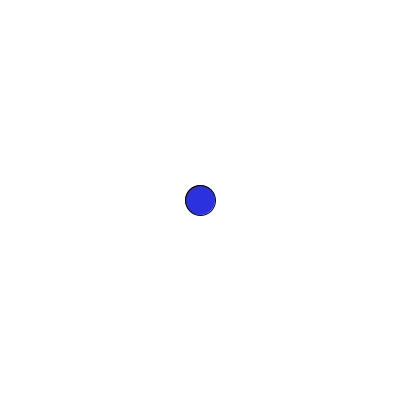
Frame 1 (no input)
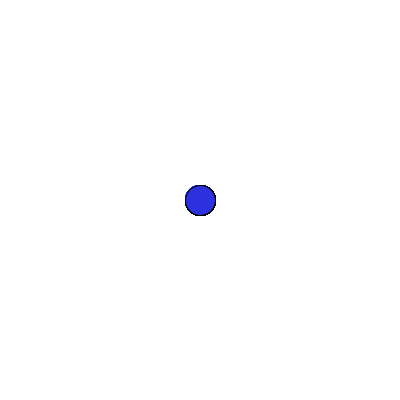
Frame 60 (the mouse pressed at the canvas centre just before this capture)
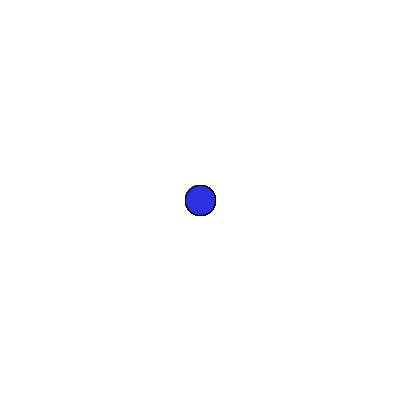
Frame 120 (the mouse held since frame 60 and released just before this capture)

The Processing sketch that drew these frames (run headless with seeded random() and noise(); from frame 60 on, the mouse is pressed at the canvas centre):

// Processing sketch: ButtonsDemo1
// ── ButtonsDemo1.pde
Button b;

void setup() {
  
  size(400,400);
  background(#FFFFFF);
  b = new Button();
}

void draw() {
  b.display();
}

// ── Button.pde
class Button {

  boolean on = true;
  float centreX;
  float centreY;
  color blue = #2B31DE;
  color yellow = #F0EA2E;

  Button() {

    on = true;
    centreX = width/2;
    centreY = height/2;
  }

  void display() {

    if(on == true) {
      fill(blue);
    } else {
      fill(yellow);
    }
    ellipse(width/2, height/2, 30, 30);
    
  }
}
